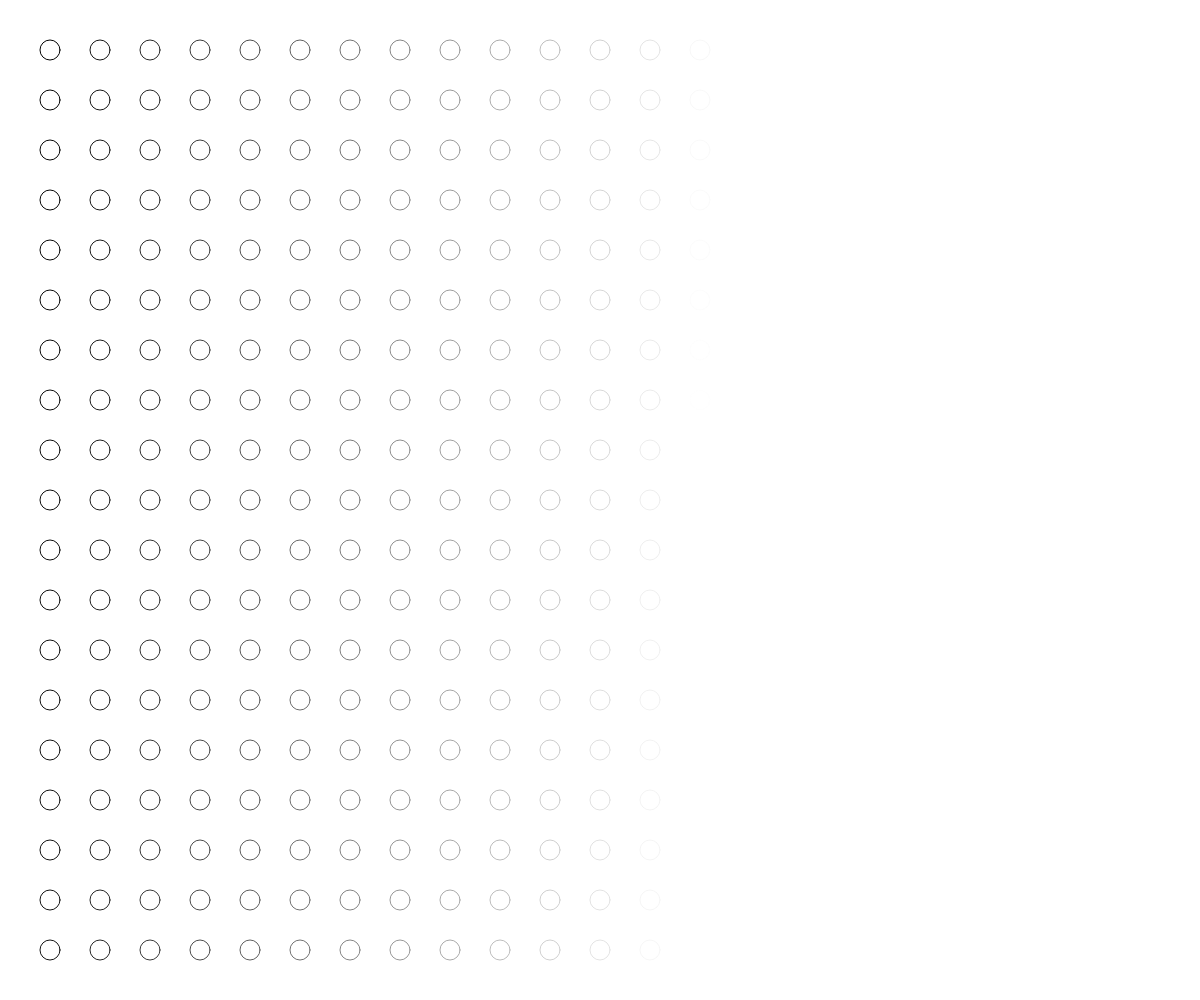
Frame 1 (no input)
Frame 60 (no input): identical to frame 1, image omitted
Frame 120 (the mouse pressed at the canvas centre since frame 60): identical to frame 1, image omitted

The p5.js sketch that drew this single still picture (run headless with seeded random() and noise() and a simulated clock; from frame 60 on, the mouse is pressed at the canvas centre):

// p5.js sketch
// ── sketch.js
function setup() {
  createCanvas(windowWidth, windowHeight);

  let count = 0;
  for (let i = 50; i < width; i += 50) {
    for (let j = 50; j < height; j += 50) {
      stroke(count);
      ellipse(i, j, 20, 20);
      count++;
    }
  }
}

function draw() {}
